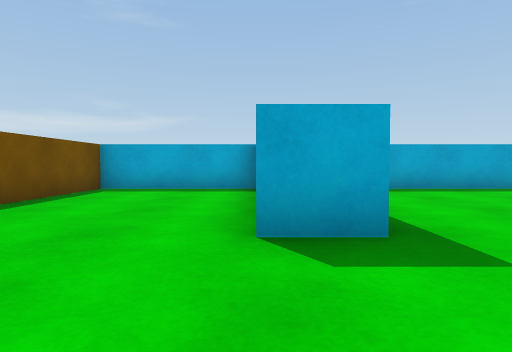
view 1 (above)

16 first-person views from a walk through a scene from a Unity 3-D project. The camera is 0.55 m above the floor, tilts 2° down and sees 75° across. The floor is counted in squares, 1 m on a side. Each view is taken from the middle of a square. On the plan, view 1 faces up. The plan holds only what a view shows up to about 9 squares ahead; the rest is blank.

view 2
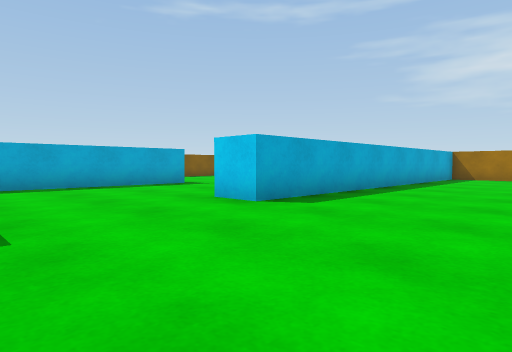

view 3
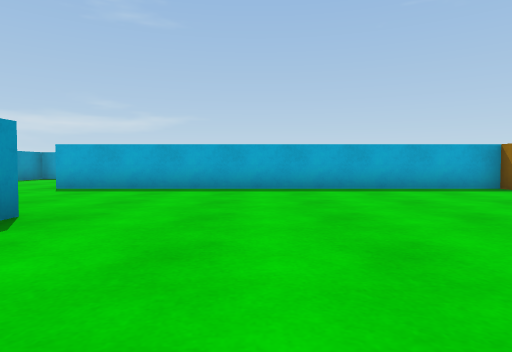

view 4
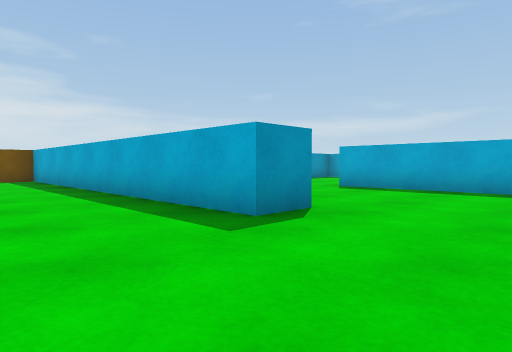

view 5
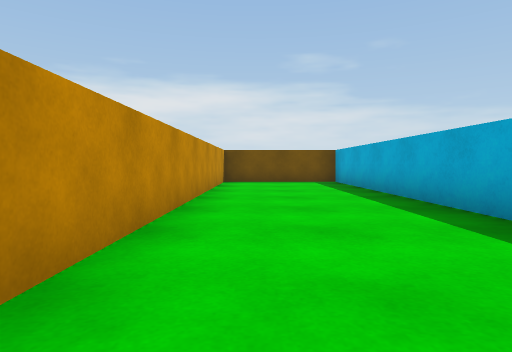

view 6
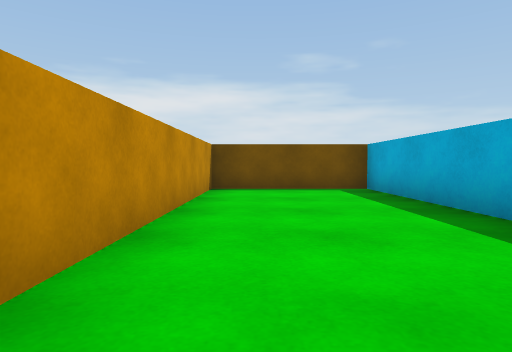

view 7
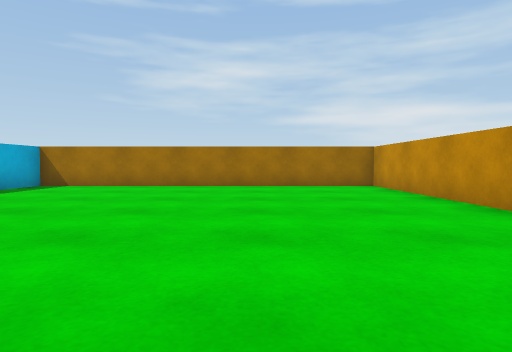

view 8
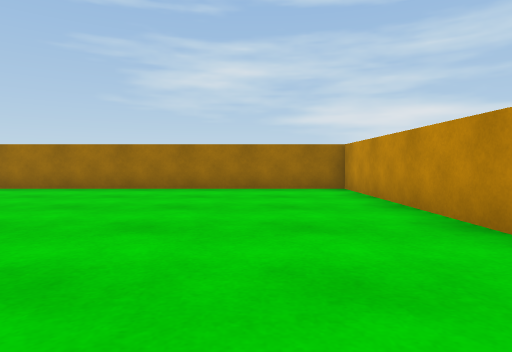

view 9
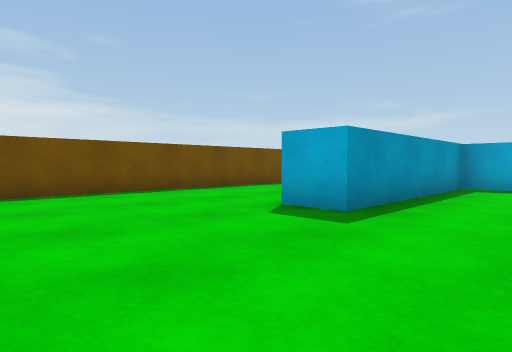

view 10
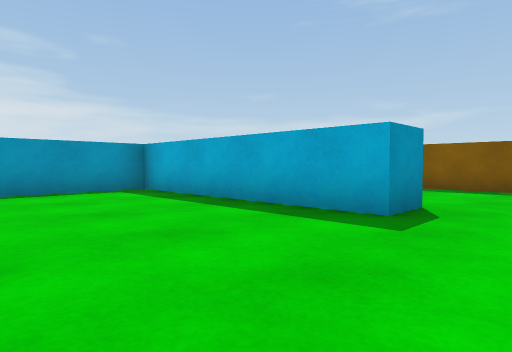

view 11
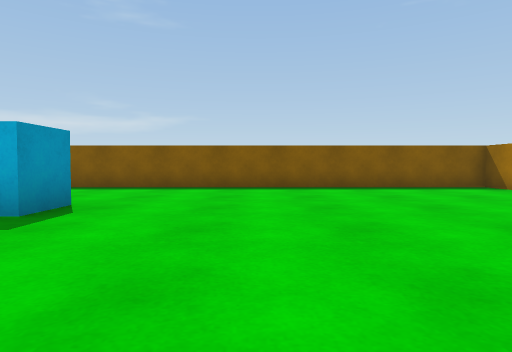

view 12
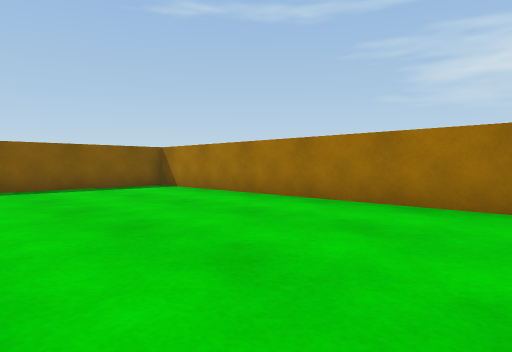

view 13
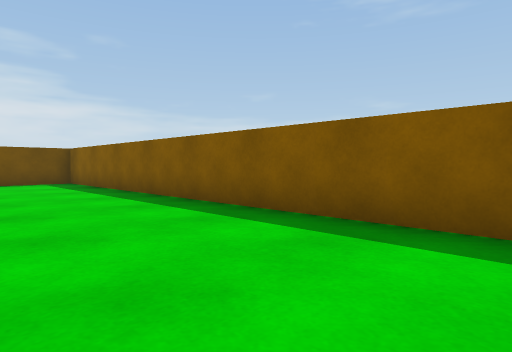

view 14
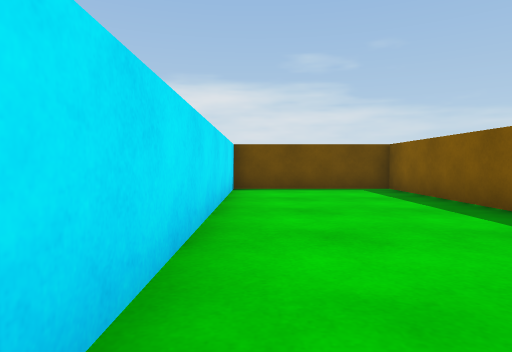

view 15
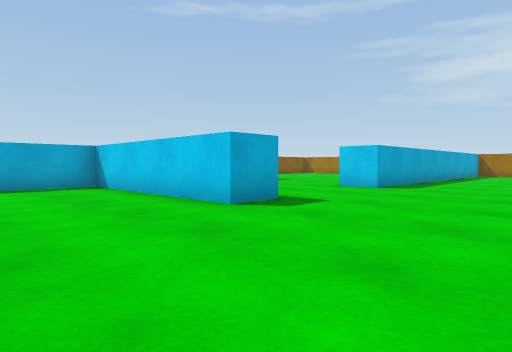

view 16
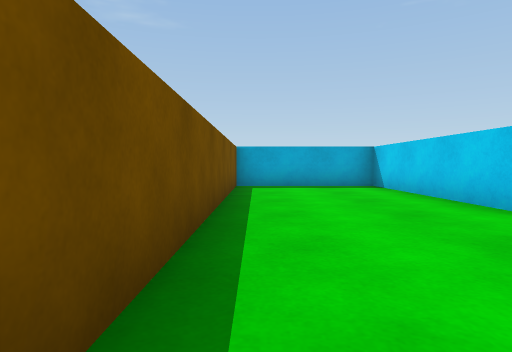

### Floor plan
Ten units are one square. View 1 is at (0, 0); x grows to the right and y downward. Boxes are objects, and circles mark ways between rooms. Rooms are numbered by the first view taken in them; rooms with no view inside come last. Other rooms are left out.
<svg viewBox="-40 -125 190 190">
<path fill="none" stroke="#000" d="M65 15 65 25 -35 25 -35 60 58 60M95 60 145 60 145 -25 45 -25 45 -35M10 -45 10 -25 0 -25 0 -75 -35 -75 -35 4M65 -86 65 -75 10 -75 10 -45M145 -45 145 -120 -35 -120 -35 -85 34 -85"/>
<circle cx="30" cy="-37" r="3" fill="#2a7"/>
<text x="50" y="10">1</text>
<text x="70" y="-80">2</text>
</svg>
Room 1 opens to room 2.

Where each view was taken, in squares from view 1:
view 1: 0 up, 0 right, facing up
view 2: 1 down, 1 right, facing up-right
view 3: 5 down, 9 right, facing up
view 4: 5 down, 9 right, facing up-left
view 5: 5 down, 7 right, facing left
view 6: 5 down, 4 right, facing left
view 7: 3 down, 6 right, facing right
view 8: 4 down, 7 right, facing right
view 9: 1 down, 3 right, facing up-left
view 10: 4 up, 8 right, facing up-left
view 11: 4 up, 9 right, facing up
view 12: 4 up, 10 right, facing up-right
view 13: 9 up, 7 right, facing up-left
view 14: 9 up, 4 right, facing left
view 15: 1 down, 3 left, facing up-right
view 16: 1 down, 3 left, facing up
